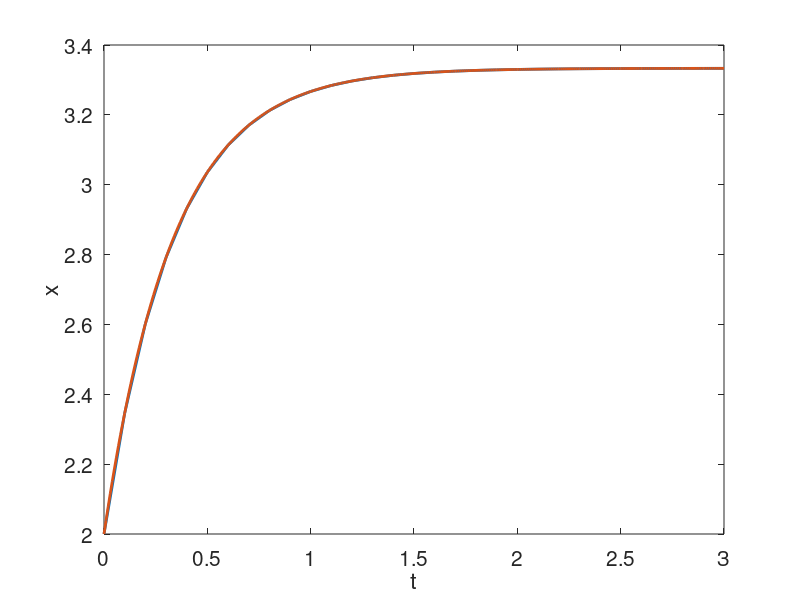

This figure's MATLAB source:
x0=2;
t1=3;
dt=0.1;
xstore=zeros(1,t1/dt+1);
xstore(1,1)=x0;
t=0:dt:t1;
for i=1:1:(t1/dt)
    K1=10-3*xstore(1,i);
    K2=10-3*(xstore(1,i)+dt*K1*0.5);
    K3=10-3*(xstore(1,i)+dt*K2*0.5);
    K4=10-3*(xstore(1,i)+dt*K3);
    xstore(1,i+1)=xstore(1,i)+dt*(K1+K2*2+K3*2+K4)/6;
end
plot(t,xstore,'LineWidth',2)
xlabel('t','FontSize',15)
ylabel('x','FontSize',15)
set(gca,'FontSize',15)
hold on
testimate=0:0.01:3;
xestimate=(10-4*exp(-3*testimate))/3;
plot(testimate,xestimate,'LineWidth',2)
hold off
